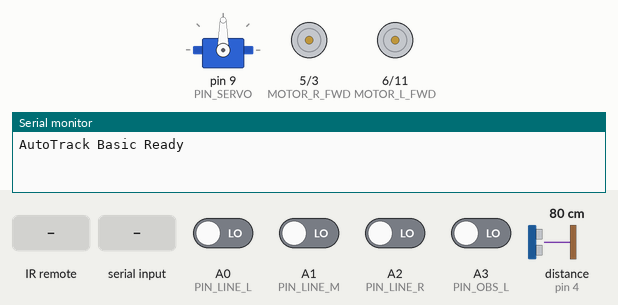
This sketch was run on a simulated Arduino Uno, built with avr-gcc and run on an emulated ATmega328P. Shown: servo, motor-driver pin pairs drawn as motors (green arrow = first pin HIGH = forward, orange = second pin HIGH = backward, longer = more drive), the last lines printed to the serial monitor. The inputs (shaded band) are chosen by the test bench; at power-on: A0 (PIN_LINE_L), A1 (PIN_LINE_M), A2 (PIN_LINE_R), A3 (PIN_OBS_L) LOW, distance to the obstacle (sensor on pin 4) 80 cm. The echo pulse lasts 58.3 µs per cm.

Above: at 1.2 s.
1.3 s: infrared code 0xFF9867 received
At 2.2 s:
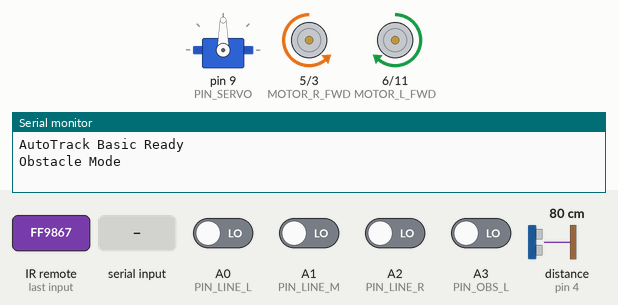
4.3 s: byte 54 ('6') received over Serial
5.8 s: "F" received over Serial
At 6.5 s:
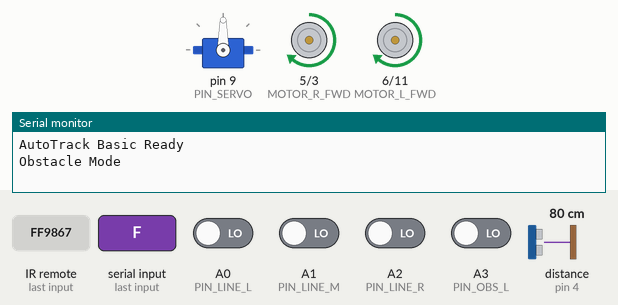
7.3 s: infrared code 0xFF22DD received
At 7.6 s:
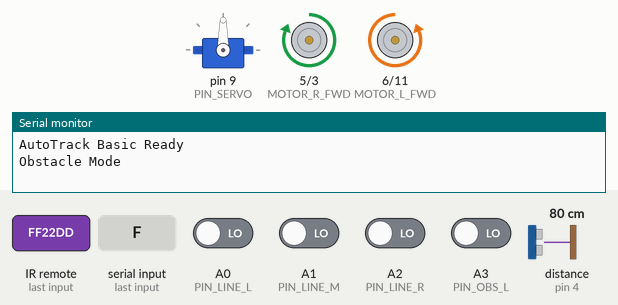
8.8 s: byte 114 ('r') received over Serial
At 10.0 s:
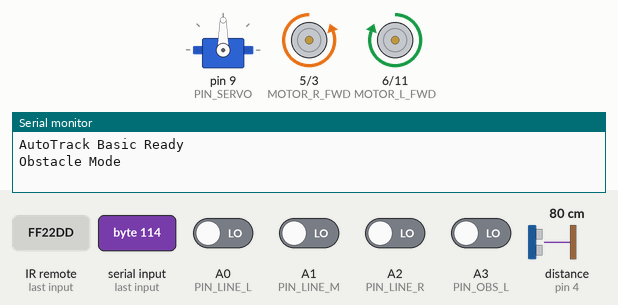
10.3 s: infrared code 0xFF6897 received
At 11.1 s:
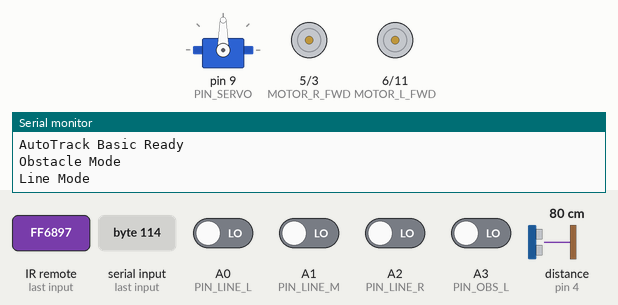
Timing chart, 0 to 12.8 s (numbered marks = the images above; inputs shaded):
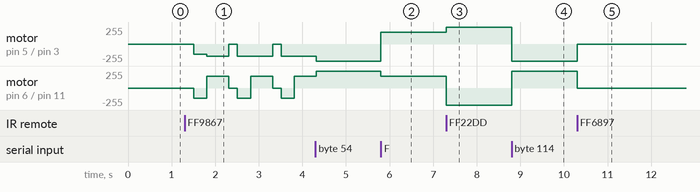

Measured:
- after the input at 5.8 s, motor on pin 5 (MOTOR_R_FWD) / pin 3 (MOTOR_R_BWD): backward 255/255 → forward 180/255 at once; motor on pin 6 (MOTOR_L_FWD) / pin 11 (MOTOR_L_BWD): forward 255/255 → forward 180/255 at once
- after the input at 7.3 s, motor on pin 5 (MOTOR_R_FWD) / pin 3 (MOTOR_R_BWD): forward 180/255 → forward 255/255 at once; motor on pin 6 (MOTOR_L_FWD) / pin 11 (MOTOR_L_BWD): forward 180/255 → backward 255/255 at once
- after the input at 8.8 s, motor on pin 5 (MOTOR_R_FWD) / pin 3 (MOTOR_R_BWD): forward 255/255 → backward 255/255 at once; motor on pin 6 (MOTOR_L_FWD) / pin 11 (MOTOR_L_BWD): backward 255/255 → forward 255/255 at once
- after the input at 10.3 s, motor on pin 5 (MOTOR_R_FWD) / pin 3 (MOTOR_R_BWD): backward 255/255 → stopped at once; motor on pin 6 (MOTOR_L_FWD) / pin 11 (MOTOR_L_BWD): forward 255/255 → stopped at once

The sketch:

Basic.ino
```cpp
/* AutoTrack - Basic Version
   Features:
   - Line Following (3 Sensors)
   - Obstacle Avoidance (Ultrasonic + IR)
   - Car Following (Maintain Distance)
   - Manual Control (Bluetooth + IR Remote)
*/

#include <Servo.h>
#include <IRremote.h>

// ----- PIN DEFINITIONS -----
const int MOTOR_L_FWD = 6;
const int MOTOR_L_BWD = 11;
const int MOTOR_R_FWD = 5;
const int MOTOR_R_BWD = 3;

const int PIN_SERVO     = 9;
const int PIN_TRIG      = 2;
const int PIN_ECHO      = 4;
const int PIN_IR_RECV   = 12;

const int PIN_LINE_L    = A0;
const int PIN_LINE_M    = A1;
const int PIN_LINE_R    = A2;

const int PIN_OBS_L     = A3;
const int PIN_OBS_R     = A4;

// ----- OBJECTS -----
Servo headServo;
IRrecv irrecv(PIN_IR_RECV);
decode_results results;

enum RobotState {
  STATE_MANUAL,
  STATE_LINE_FOLLOW,
  STATE_OBSTACLE,
  STATE_CAR_FOLLOW,
  STATE_STOP
};
RobotState currentState = STATE_STOP;

// ----- SETTINGS -----
int speedCruise = 180;
int speedTurn   = 255;
int followDist  = 20;

void setup() {
  Serial.begin(9600);
  pinMode(MOTOR_L_FWD, OUTPUT);
  pinMode(MOTOR_L_BWD, OUTPUT);
  pinMode(MOTOR_R_FWD, OUTPUT);
  pinMode(MOTOR_R_BWD, OUTPUT);
  pinMode(PIN_LINE_L, INPUT);
  pinMode(PIN_LINE_M, INPUT);
  pinMode(PIN_LINE_R, INPUT);
  pinMode(PIN_OBS_L, INPUT);
  pinMode(PIN_OBS_R, INPUT);
  pinMode(PIN_TRIG, OUTPUT);
  pinMode(PIN_ECHO, INPUT);

  headServo.attach(PIN_SERVO);
  headServo.write(90);
  irrecv.enableIRIn();
  Serial.println("AutoTrack Basic Ready");
}

void loop() {
  checkInput();
  switch (currentState) {
    case STATE_MANUAL:
      break;
    case STATE_LINE_FOLLOW:
      runLineFollower();
      break;
    case STATE_OBSTACLE:
      runObstacleAvoidance();
      break;
    case STATE_CAR_FOLLOW:
      runCarFollower();
      break;
    case STATE_STOP:
      stopMotors();
      break;
  }
}

void checkInput() {
  if (Serial.available()) {
    char cmd = Serial.read();
    executeCommand(cmd);
  }
  if (irrecv.decode(&results)) {
    unsigned long key = results.value;
    irrecv.resume();
    // REPLACE HEX CODES
    if (key == 0xFF629D) executeCommand('F');
    else if (key == 0xFFA857) executeCommand('B');
    else if (key == 0xFF22DD) executeCommand('L');
    else if (key == 0xFFC23D) executeCommand('R');
    else if (key == 0xFF02FD) executeCommand('S');
    else if (key == 0xFF6897)
    {
      currentState = STATE_LINE_FOLLOW; Serial.println("Line Mode");
    }
    else if (key == 0xFF9867) {
      currentState = STATE_OBSTACLE;
      Serial.println("Obstacle Mode");
    }
    else if (key == 0xFFB04F) {
      currentState = STATE_CAR_FOLLOW;
      Serial.println("Follow Mode");
    }
  }
}

void executeCommand(char cmd) {
  if (strchr("FBLRfbGHD2468", cmd))
    currentState = STATE_MANUAL;
  switch (cmd) {
    case 'F': case 'f': case '8': moveForward(speedCruise);
      break;
    case 'B': case 'b': case '2': moveBackward(speedCruise);
      break;
    case 'L': case 'l': case '4': turnLeft(speedTurn);
      break;
    case 'R': case 'r': case '6': turnRight(speedTurn);
      break;
    case 'S': case '0': stopMotors(); currentState = STATE_STOP;
      break;
    case 'X': currentState = STATE_LINE_FOLLOW;
      break;
    case 'Y': currentState = STATE_OBSTACLE;
      break;
    case 'Z': currentState = STATE_CAR_FOLLOW;
      break;
  }
}

// --- BASIC MODES ---
void runLineFollower() {
  // 1 = Black, 0 = White
  if (digitalRead(PIN_LINE_M) == 1) moveForward(110);
  else if (digitalRead(PIN_LINE_L) == 1) turnLeft(140);
  else if (digitalRead(PIN_LINE_R) == 1) turnRight(140);
  else stopMotors();
}

void runObstacleAvoidance() {
  long d = getDistance();
  if (d < 25 || digitalRead(PIN_OBS_L) == 0 || digitalRead(PIN_OBS_R) == 0) {
    stopMotors(); delay(200);
    moveBackward(150); delay(300);
    turnRight(180); delay(500); // Simple blind turn
  } else {
    moveForward(130);
  }
}

void runCarFollower() {
  long d = getDistance();
  if (d == 0 || d > 60) stopMotors();
  else if (d > followDist + 5) moveForward(130);
  else if (d < followDist - 5) moveBackward(130);
  else stopMotors();
}

long getDistance() {
  digitalWrite(PIN_TRIG, LOW); delayMicroseconds(2);
  digitalWrite(PIN_TRIG, HIGH); delayMicroseconds(10);
  digitalWrite(PIN_TRIG, LOW);
  long dur = pulseIn(PIN_ECHO, HIGH, 25000);
  return (dur == 0) ? 999 : dur * 0.034 / 2;
}

void moveForward(int s) {
  analogWrite(MOTOR_L_FWD, s);
  digitalWrite(MOTOR_L_BWD, LOW);
  analogWrite(MOTOR_R_FWD, s);
  digitalWrite(MOTOR_R_BWD, LOW);
}
void moveBackward(int s) {
  digitalWrite(MOTOR_L_FWD, LOW);
  analogWrite(MOTOR_L_BWD, s);
  digitalWrite(MOTOR_R_FWD, LOW);
  analogWrite(MOTOR_R_BWD, s);
}
void turnLeft(int s) {
  digitalWrite(MOTOR_L_FWD, LOW);
  analogWrite(MOTOR_L_BWD, s);
  analogWrite(MOTOR_R_FWD, s);
  digitalWrite(MOTOR_R_BWD, LOW);
}
void turnRight(int s) {
  analogWrite(MOTOR_L_FWD, s);
  digitalWrite(MOTOR_L_BWD, LOW);
  digitalWrite(MOTOR_R_FWD, LOW);
  analogWrite(MOTOR_R_BWD, s);
}
void stopMotors() {
  digitalWrite(MOTOR_L_FWD, LOW);
  digitalWrite(MOTOR_L_BWD, LOW);
  digitalWrite(MOTOR_R_FWD, LOW);
  digitalWrite(MOTOR_R_BWD, LOW);
}
```
